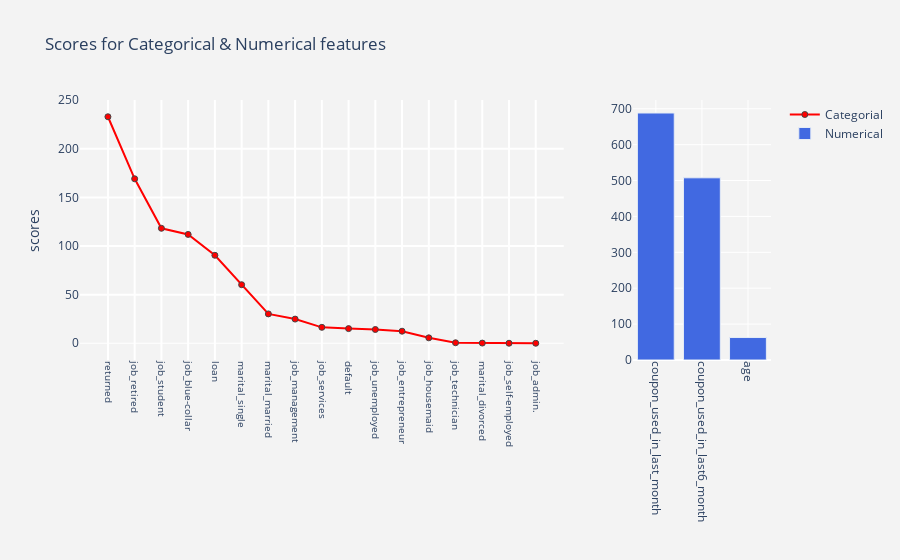

The notebook cell saved with this chart:
### Markdown cell above
2.3 Univariate Selection
#Feature Extraction with Univariate Statistical Tests (Chi-squared for classification)
#uses the chi squared (chi^2) statistical test for non-negative features to select the best features

### Code cell
from sklearn.feature_selection import chi2
from sklearn.feature_selection import SelectKBest

#select columns
cols = [i for i in coupon.columns if i not in target_col ]

#dataframe with non negative values
df_x = df_coupon_og[cols]
df_y = df_coupon_og[target_col]

#fit model with k= 3
select = SelectKBest(score_func = chi2,k = 3)
fit    = select.fit(df_x,df_y)

#Summerize scores
print ("scores")
print (fit.scores_)
print ("P - Values")
print (fit.pvalues_)

#create dataframe
score = pd.DataFrame({"features":cols,"scores":fit.scores_,"p_values":fit.pvalues_ })
score = score.sort_values(by = "scores" ,ascending =False)


#createing new label for categorical and numerical columns
score["feature_type"] = np.where(score["features"].isin(num_cols),"Numerical","Categorical")

#plot
trace  = go.Scatter(x = score[score["feature_type"] == "Categorical"]["features"],
                    y = score[score["feature_type"] == "Categorical"]["scores"],
                    name = "Categorial",mode = "lines+markers",
                    marker = dict(color = "red",
                                  line = dict(width =1))
                   )

trace1 = go.Bar(x = score[score["feature_type"] == "Numerical"]["features"],
                y = score[score["feature_type"] == "Numerical"]["scores"],name = "Numerical",
                marker = dict(color = "royalblue",
                              line = dict(width =1)),
                xaxis = "x2",yaxis = "y2"
               )
layout = go.Layout(dict(title = "Scores for Categorical & Numerical features",
                        plot_bgcolor  = "rgb(243,243,243)",
                        paper_bgcolor = "rgb(243,243,243)",
                        xaxis = dict(gridcolor = 'rgb(255, 255, 255)',
                                     tickfont = dict(size =10),
                                     domain=[0, 0.7],
                                     tickangle = 90,zerolinewidth=1,
                                     ticklen=5,gridwidth=2),
                        yaxis = dict(gridcolor = 'rgb(255, 255, 255)',
                                     title = "scores",
                                     zerolinewidth=1,ticklen=5,gridwidth=2),
                        margin = dict(b=200),
                        xaxis2=dict(domain=[0.8, 1],tickangle = 90,
                                    gridcolor = 'rgb(255, 255, 255)'),
                        yaxis2=dict(anchor='x2',gridcolor = 'rgb(255, 255, 255)')
                        )
                  )

data=[trace,trace1]
fig = go.Figure(data=data,layout=layout)
py.iplot(fig)

### Figure 1 — Plotly figure (JSON) as saved in the notebook; plotly's stock layout.template omitted (floating-point values rounded to 4 significant figures)
{"data": [{"marker": {"color": "red", "line": {"width": 1}}, "mode": "lines+markers", "name": "Categorial", "type": "scatter", "x": ["returned", "job_retired", "job_student", "job_blue-collar", "loan", "marital_single", "marital_married", "job_management", "job_services", "default", "job_unemployed", "job_entrepreneur", "job_housemaid", "job_technician", "marital_divorced", "job_self-employed", "job_admin."], "y": [232.9, 169.1, 118.2, 111.9, 90.45, 60.2, 30.19, 24.85, 16.36, 15.06, 14.16, 12.4, 5.577, 0.5147, 0.1661, 0.02839, 0.001984]}, {"marker": {"color": "royalblue", "line": {"width": 1}}, "name": "Numerical", "type": "bar", "x": ["coupon_used_in_last_month", "coupon_used_in_last6_month", "age"], "xaxis": "x2", "y": [688.1, 507.6, 62.59], "yaxis": "y2"}], "layout": {"margin": {"b": 200}, "paper_bgcolor": "rgb(243,243,243)", "plot_bgcolor": "rgb(243,243,243)", "title": {"text": "Scores for Categorical & Numerical features"}, "xaxis": {"domain": [0, 0.7], "gridcolor": "rgb(255, 255, 255)", "gridwidth": 2, "tickangle": 90, "tickfont": {"size": 10}, "ticklen": 5, "zerolinewidth": 1}, "xaxis2": {"domain": [0.8, 1], "gridcolor": "rgb(255, 255, 255)", "tickangle": 90}, "yaxis": {"gridcolor": "rgb(255, 255, 255)", "gridwidth": 2, "ticklen": 5, "title": {"text": "scores"}, "zerolinewidth": 1}, "yaxis2": {"anchor": "x2", "gridcolor": "rgb(255, 255, 255)"}}}
